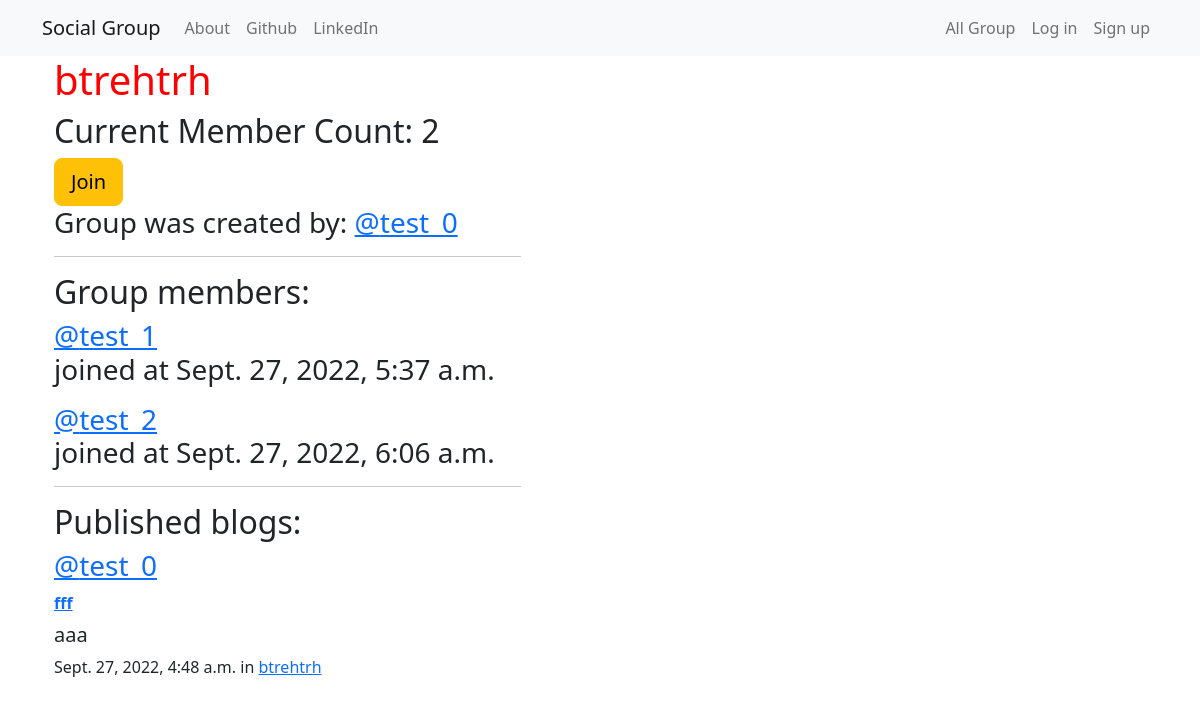
The page /group/btrehtrh/ on the database its author committed.
### group/models.py (models this page shows, shortened)
class GroupInfo(models.Model):
    name = models.CharField(max_length=255, unique=True)
    create_user = models.ForeignKey(User, related_name='create_user', on_delete=models.CASCADE)
    slug = models.SlugField(allow_unicode=True, unique=True)
    description = models.TextField(blank=True, default='')
    description_html = models.TextField(editable=False, default='', blank=True)
    members = models.ManyToManyField(User, through="GroupMember")
    create_time = models.DateTimeField(default=timezone.now)  # 创建时间
    class Meta:
        ordering = ["-create_time"]

class GroupMember(models.Model):
    group = models.ForeignKey(GroupInfo, related_name='memberships', on_delete=models.CASCADE)
    member = models.ForeignKey(User, related_name='user_groups', on_delete=models.CASCADE)
    join_time = models.DateTimeField(default=timezone.now)  # 创建时间
    class Meta:
        unique_together = ("group", "member")

### blog/models.py (models this page shows, shortened)
class Blog(models.Model):
    publisher = models.ForeignKey(User, related_name="blog_publisher", on_delete=models.CASCADE)
    title = models.CharField(max_length=256)
    tag = models.CharField(max_length=256)
    create_time = models.DateTimeField(default=timezone.now)  # 创建时间
    publish_time = models.DateTimeField(blank=True, null=True)  # 发布时间
    content = models.TextField()
    content_html = models.TextField(editable=False)
    group = models.ForeignKey(GroupInfo, related_name="blog_group", on_delete=models.CASCADE)
    modify_time = models.DateTimeField(default=timezone.now)  # 修改时间
    approve_comments = models.BooleanField(default=True)  # 是否允许评论
    class Meta:
        ordering = ["-create_time"]

### group/views.py (the view)
# urls.py: path("<slug>/", views.GroupDetail.as_view(), name="group_detail"),
class GroupDetail(generic.DetailView):
    model = GroupInfo
    template_name = 'group/group_detail.html'

### templates/group/group_detail.html (shortened to what this page needs)
{% extends "group/base.html" %}
{% block pregroup %}
<div class="container">
  <h1>{{groupinfo.name}}</h1>
  <h2> Current Member Count: {{groupinfo.members.count}}</h2>
  <div class="content">
	{% if user.username != groupinfo.create_user.username %}
  		{% if user in groupinfo.members.all %}
  			<a href="{% url 'group:leave' slug=groupinfo.slug %}" class="btn btn-lg btn-warning"><span class="fa fa-times-circle-o"></span> Leave </a>
  		{% else %}
  			<a href="{% url 'group:join' slug=groupinfo.name %}" class="btn btn-lg btn-warning"> Join </a>
  		{% endif %}
	{% else %}
	  	{% if user.is_authenticated %}
	  		<a href="{% url 'group:delete' slug=groupinfo.slug %}" class="btn btn-lg btn-warning"><span class="fa fa-times-circle-o"></span> Delete Group </a>
	  	{% endif %}
	{% endif%}
  </div>
</div>
{% endblock %}
{% block group_content %}
<div class="col-md-8">
	{% if user.is_authenticated and user.pk == groupinfo.create_user.pk %}
		<h3 class="mr-5"><p>Group was created by: <a href="{% url 'account:user_profile_login' pk=groupinfo.create_user.pk %}">@{{ groupinfo.create_user.username }}</a></p></h3>
	{% else %}
		<h3 class="mr-5"><p>Group was created by: <a href="{% url 'account:user_profile_customer' pk=groupinfo.create_user.pk %}">@{{ groupinfo.create_user.username }}</a></p></h3>
	{% endif %}
	<hr>
	<h2>Group members:</h2>
	{% if groupinfo.members.count == 0 %}
		<h2> No members in this group yet! </h2>
	{% else %}
		{% for member in groupinfo.members.all %}
			<div class="media">
				{% if user.is_authenticated and user.pk == member.pk %}
					<h3 class="mr-5"><a href="{% url 'account:user_profile_login' pk=member.pk %}">@{{ member.username }}</a>
						{% for membership in groupinfo.memberships.all %}
							{% if membership.member.pk == member.pk %}
								<p>joined at {{membership.join_time}}</p>
							{% endif %}
						{% endfor %}
					</h3>
				{% else %}
					<h3 class="mr-5"><a href="{% url 'account:user_profile_customer' pk=member.pk %}">@{{ member.username }}</a>
						{% for membership in groupinfo.memberships.all %}
							{% if membership.member.pk == member.pk %}
								<p>joined at {{membership.join_time}}</p>
							{% endif %}
						{% endfor %}
					</h3>
				{% endif %}
			</div>
		{% endfor %}
	{% endif %}
	<hr>
	<h2>Published blogs:</h2>
	{% if groupinfo.blog_group.count == 0 %}
		<h2> No blogs in this group yet! </h2>
	{% else %}
		{% for blog in groupinfo.blog_group.all %}
			{% if blog.publish_time != None %}
				{% include "blog/_blog.html" %}
			{% endif %}
		{% endfor %}
	{% endif %}
</div>
{% endblock %}

### templates/blog/_blog.html (shortened to what this page needs)
<div class="media">
	{% if user.is_authenticated and user.pk == blog.publisher.pk %}
		<h3 class="mr-5"><a href="{% url 'account:user_profile_login' pk=blog.publisher.pk %}">@{{ blog.publisher.username }}</a></h3>
	{% else %}
		<h3 class="mr-5"><a href="{% url 'account:user_profile_customer' pk=blog.publisher.pk %}">@{{ blog.publisher.username }}</a></h3>
	{% endif %}
	<div class="media-body">
		<strong><a href="{% url 'blog:blog_detail' username=blog.publisher.username pk=blog.pk %}">{{ blog.title }}</a></strong>
		<h5>{{ blog.content|safe }}</h5>
			<time class="time">{{ blog.create_time }}</time>
			{% if blog.group %}
				<span class="group-name">in <a href="#">{{ blog.group.name }}</a></span>
			{% endif %}
	</div>
</div>

### static/css/main.css (style rules this page uses)
h1 { color: red; }

### rows shown on the page
GroupInfo: name "btrehtrh", members.count "2", create_user.username "test_0"
GroupMember: join_time "Sept. 27, 2022, 5:37 a.m."
GroupMember: join_time "Sept. 27, 2022, 6:06 a.m."
Blog: publisher.username "test_0", title "fff", content "aaa", create_time "Sept. 27, 2022, 4:48 a.m.", group.name "btrehtrh"

### other values the page prints
{{ member.username }} "test_1"
{{ member.username }} "test_2"
